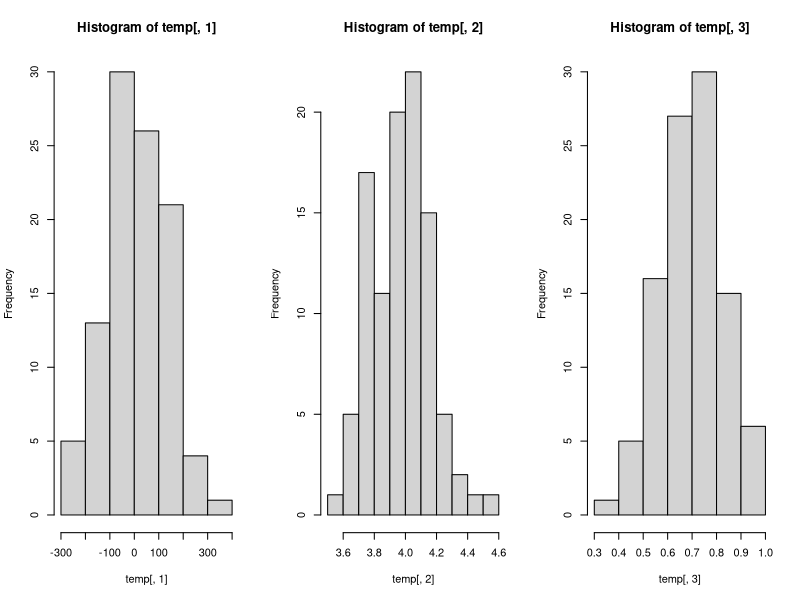

The R script that drew this image:
## ---- chunk 1

system.time({
  
n=20 # sample size
reps <- 1e2 # number of ols iterations
i <- 1 # counter
temp <- matrix(nrow = reps, ncol = 3) # matrix to stuff results into dim= "reps" X 3

for(i in 1:reps){
  
e <- rnorm(n=n, mean=0, sd=5) # n-random normal draws for error term
x1 <- rnorm(n=n, mean=100, sd=7) # n-random normal draws for x1 data
x2 <- rnorm(n=n, mean=1000, sd=10) # n-random normal draws for x2 data

y <- 5+ 4* x1+ 0.7* x2 +e # construct model

X <- matrix(c(rep(1, n), x1, x2), nrow=n, ncol=3) # gather X-data into single matrix

b_ols <- solve(crossprod(X, X)) %*% crossprod(X, y) # faster to use matrix algebra over lm function

temp[i, 1] <- b_ols[1]
temp[i, 2] <- b_ols[2]
temp[i, 3] <- b_ols[3]

i <- i+1
}
})
  
dimnames(temp) <- list(c(), c("beta_0", "beta_1", "beta_2"))
  
mu_betas <- matrix(nrow=3, ncol=1)
mu_betas[1,1] <- mean(temp[,1])
mu_betas[2,1] <- mean(temp[,2])
mu_betas[3,1] <- mean(temp[,3])
dimnames(mu_betas) <- list(c(), c("betas"))
mu_betas

ehat <- y-(X %*% b_ols)

sigma2 <- (t(ehat) %*% ehat) / (n-3)
sigma2 <- as.numeric(sigma2)

covb <- sigma2 * solve(crossprod(X, X))
se_b <- sqrt(diag(covb))
t_val <- mu_betas/se_b
dimnames(t_val) <- list(c(), c("t_values"))
t_val


## ---- chunk 2

par(mfrow=c(1,3))
hist(temp[,1])
hist(temp[,2])
hist(temp[,3])

